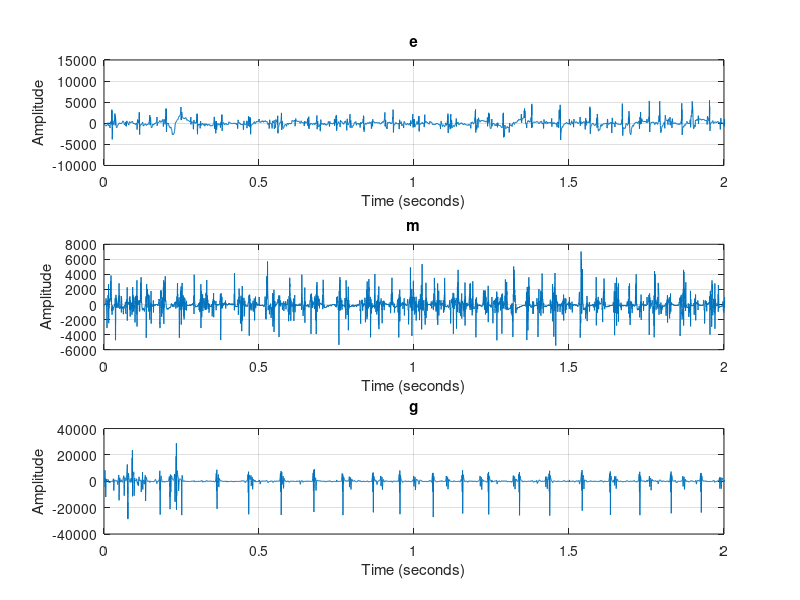

The MATLAB script that drew this image: (Note: this script raises an error after producing the figure.)
%% Biomedical Signal & Image Processing
% *Session 1*
% 
% @Autors 
% 
% Roham Kaveie - Ehsan Merikhi
%% EMG Section
% part 1) First, we plot the EMG signal of all three subjects and compare their 
% characteristics in the time domain.

load("EMG_sig.mat")
L = length(emg_healthym);
emg_signals = [emg_healthym;emg_myopathym(1:L);emg_neuropathym(1:L)];

emg_name = ["emg of healthym","emg of myopathym","emg of neuropathym"];
% Plotting the signal

figure;                % Create a new figure
for i = 1:length(emg_name)
    L = length(emg_signals(i,:));
    time = [1:L]/fs;
    subplot(3,1,i);
    plot(time,emg_signals(i,:));
    title(emg_name(i));
    xlabel('Time (seconds)');   % X-axis label
    ylabel('Amplitude');         % Y-axis label
    xlim([0 2]);
    grid on;
    
end
%% 
% By comparing the signals, we can see that in myopathy, the EMG signal has 
% more fluctuations in shorter periods than in a healthy person. Also, the range 
% of these fluctuations is less.
% 
% Also, in the patient with neuropathy, the amplitude of the EMG signal is more 
% but cut and there are many fluctuations but with a greater distance from each 
% other.
%% 
% part 2) We plot the frequency spectrum and the time-frequency spectrum of 
% all three signals and compare them.

load("EMG_sig.mat")
L = length(emg_healthym);
emg_signals = [emg_healthym;emg_myopathym(1:L);emg_neuropathym(1:L)];

emg_name = ["emg of healthym","emg of myopathym","emg of neuropathym"];
% Plotting the signal



figure;
for i = 1:length(emg_name)
    
    L = length(emg_signals(i,:));
    time = [1:L]/fs;
    subplot(3,1,i);
    window_length = 128;
    noverlap = 64;
    nfft = 128;
    window = hamming(window_length);
    spectrogram(emg_signals(i,:), window, noverlap, nfft, fs, 'yaxis');
    title(['STFT of ' emg_name(i)]);
    ylim([0 2]);
    xlim([0 2]);
    colorbar;
    caxis([-50 10]);  % Adjust this range for better contrast if needed    
end

figure;

for i = 1:length(emg_name)
    
    L = length(emg_signals(i,:));
    time = [1:L]/fs;
    subplot(3,1,i);

    % Frequency domain using FFT (DFT)
    N = length(emg_signals(i,:));  % Length of the signal
    f = (0:N-1)*(fs/N);  % Frequency vector
    
    % FFT of the left eye signal
    fft_resp = abs(fft(emg_signals(i,:)));
    
    plot(f, fft_resp);
    xlabel('Frequency (Hz)');
    ylabel('Magnitude');
    title(['Frequency Domain - ' emg_name(i)]);
    xlim([0 100]);  % Limiting to 60 Hz for better visualization
end
%% 
% The frequency response and the frequency-time spectrum also show the differences 
% that were mentioned in section 1 about the three signals.
%% 
% part 3) A summary of the research conducted on the difference in the EMG signal 
% in a healthy person and people with neuropathy and myopathy is given below.
%% Myopathic EMG
% In myopathy, the abnormality in the EMG signal is caused by the smallness 
% of the motor units in the muscle, which results in large fluctuations and a 
% small amplitude of the EMG signal compared to a healthy person.
% 
% In myopathic EMG:
%% 
% * *MUAP Characteristics:*
% * Smaller amplitude (typically <1 mV)
% * Shorter duration
% * Polyphasic waveforms (more turns and phases than normal)
% * *Recruitment Pattern:*
% * Early recruitment of motor units
% * Rapid filling of the interference pattern, even with submaximal effort
% * May show abnormal spontaneous activity like fibrillations or positive sharp 
% waves in some myopathies
%% Neuropathic EMG    
% Neuropathy, or peripheral neuropathy, is a condition that occurs when the 
% nerves outside of the spinal cord and brain are damaged, causing them to stop 
% working properly.
% 
% In neuropathic EMG:
%% 
% * *MUAP Characteristics:*
% * Larger amplitude
% * Longer duration
% * Often polyphasic
% * *Recruitment Pattern:*
% * Reduced recruitment (fewer motor units firing)
% * Incomplete interference pattern even at maximal effort
% * Other Features:
% * May show fibrillations and fasciculations<https://derangedphysiology.com/main/required-reading/neurology-and-neurosurgery/Chapter%20207/features-distinguish-myopathy-neuropathy 
% 4>
% * Presence of spontaneous activity like fibrillation potentials and positive 
% sharp waves<https://www.ncbi.nlm.nih.gov/books/NBK564383/ 2>
%%